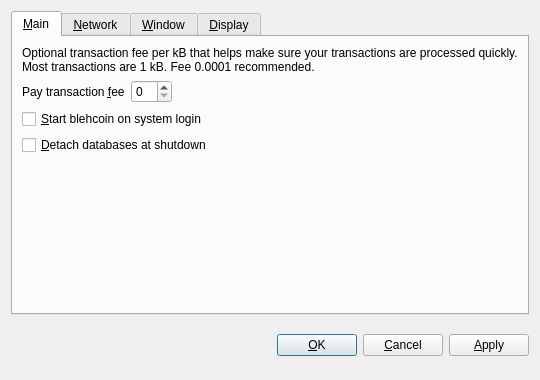
<?xml version="1.0" encoding="UTF-8"?>
<ui version="4.0">
 <class>OptionsDialog</class>
 <widget class="QDialog" name="OptionsDialog">
  <property name="geometry">
   <rect>
    <x>0</x>
    <y>0</y>
    <width>540</width>
    <height>380</height>
   </rect>
  </property>
  <property name="windowTitle">
   <string>Options</string>
  </property>
  <property name="modal">
   <bool>true</bool>
  </property>
  <layout class="QVBoxLayout" name="verticalLayout">
   <item>
    <widget class="QTabWidget" name="tabWidget">
     <property name="tabPosition">
      <enum>QTabWidget::North</enum>
     </property>
     <property name="currentIndex">
      <number>0</number>
     </property>
     <widget class="QWidget" name="tabMain">
      <attribute name="title">
       <string>&amp;Main</string>
      </attribute>
      <layout class="QVBoxLayout" name="verticalLayout_Main">
       <item>
        <widget class="QLabel" name="transactionFeeInfoLabel">
         <property name="text">
          <string>Optional transaction fee per kB that helps make sure your transactions are processed quickly. Most transactions are 1 kB. Fee 0.0001 recommended.</string>
         </property>
         <property name="textFormat">
          <enum>Qt::PlainText</enum>
         </property>
         <property name="wordWrap">
          <bool>true</bool>
         </property>
        </widget>
       </item>
       <item>
        <layout class="QHBoxLayout" name="horizontalLayout_Main">
         <item>
          <widget class="QLabel" name="transactionFeeLabel">
           <property name="text">
            <string>Pay transaction &amp;fee</string>
           </property>
           <property name="textFormat">
            <enum>Qt::PlainText</enum>
           </property>
           <property name="buddy">
            <cstring>transactionFee</cstring>
           </property>
          </widget>
         </item>
         <item>
          <widget class="blehcoinAmountField" name="transactionFee"/>
         </item>
         <item>
          <spacer name="horizontalSpacer_Main">
           <property name="orientation">
            <enum>Qt::Horizontal</enum>
           </property>
           <property name="sizeHint" stdset="0">
            <size>
             <width>40</width>
             <height>20</height>
            </size>
           </property>
          </spacer>
         </item>
        </layout>
       </item>
       <item>
        <widget class="QCheckBox" name="blehcoinAtStartup">
         <property name="toolTip">
          <string>Automatically start blehcoin after logging in to the system.</string>
         </property>
         <property name="text">
          <string>&amp;Start blehcoin on system login</string>
         </property>
        </widget>
       </item>
       <item>
        <widget class="QCheckBox" name="detachDatabases">
         <property name="toolTip">
          <string>Detach block and address databases at shutdown. This means they can be moved to another data directory, but it slows down shutdown. The wallet is always detached.</string>
         </property>
         <property name="text">
          <string>&amp;Detach databases at shutdown</string>
         </property>
        </widget>
       </item>
       <item>
        <spacer name="verticalSpacer_Main">
         <property name="orientation">
          <enum>Qt::Vertical</enum>
         </property>
         <property name="sizeHint" stdset="0">
          <size>
           <width>20</width>
           <height>40</height>
          </size>
         </property>
        </spacer>
       </item>
      </layout>
     </widget>
     <widget class="QWidget" name="tabNetwork">
      <attribute name="title">
       <string>&amp;Network</string>
      </attribute>
      <layout class="QVBoxLayout" name="verticalLayout_Network">
       <item>
        <widget class="QCheckBox" name="mapPortUpnp">
         <property name="toolTip">
          <string>Automatically open the blehcoin client port on the router. This only works when your router supports UPnP and it is enabled.</string>
         </property>
         <property name="text">
          <string>Map port using &amp;UPnP</string>
         </property>
        </widget>
       </item>
       <item>
        <widget class="QCheckBox" name="connectSocks">
         <property name="toolTip">
          <string>Connect to the blehcoin network through a SOCKS proxy (e.g. when connecting through Tor).</string>
         </property>
         <property name="text">
          <string>&amp;Connect through SOCKS proxy:</string>
         </property>
        </widget>
       </item>
       <item>
        <layout class="QHBoxLayout" name="horizontalLayout_Network">
         <item>
          <widget class="QLabel" name="proxyIpLabel">
           <property name="text">
            <string>Proxy &amp;IP:</string>
           </property>
           <property name="textFormat">
            <enum>Qt::PlainText</enum>
           </property>
           <property name="buddy">
            <cstring>proxyIp</cstring>
           </property>
          </widget>
         </item>
         <item>
          <widget class="QValidatedLineEdit" name="proxyIp" native="true">
           <property name="maximumSize">
            <size>
             <width>140</width>
             <height>16777215</height>
            </size>
           </property>
           <property name="toolTip">
            <string>IP address of the proxy (e.g. 127.0.0.1)</string>
           </property>
          </widget>
         </item>
         <item>
          <widget class="QLabel" name="proxyPortLabel">
           <property name="text">
            <string>&amp;Port:</string>
           </property>
           <property name="textFormat">
            <enum>Qt::PlainText</enum>
           </property>
           <property name="buddy">
            <cstring>proxyPort</cstring>
           </property>
          </widget>
         </item>
         <item>
          <widget class="QLineEdit" name="proxyPort">
           <property name="maximumSize">
            <size>
             <width>55</width>
             <height>16777215</height>
            </size>
           </property>
           <property name="toolTip">
            <string>Port of the proxy (e.g. 9050)</string>
           </property>
          </widget>
         </item>
         <item>
          <widget class="QLabel" name="socksVersionLabel">
           <property name="text">
            <string>SOCKS &amp;Version:</string>
           </property>
           <property name="textFormat">
            <enum>Qt::PlainText</enum>
           </property>
           <property name="buddy">
            <cstring>socksVersion</cstring>
           </property>
          </widget>
         </item>
         <item>
          <widget class="QValueComboBox" name="socksVersion">
           <property name="toolTip">
            <string>SOCKS version of the proxy (e.g. 5)</string>
           </property>
          </widget>
         </item>
         <item>
          <spacer name="horizontalSpacer_Network">
           <property name="orientation">
            <enum>Qt::Horizontal</enum>
           </property>
           <property name="sizeHint" stdset="0">
            <size>
             <width>40</width>
             <height>20</height>
            </size>
           </property>
          </spacer>
         </item>
        </layout>
       </item>
       <item>
        <spacer name="verticalSpacer_Network">
         <property name="orientation">
          <enum>Qt::Vertical</enum>
         </property>
         <property name="sizeHint" stdset="0">
          <size>
           <width>20</width>
           <height>40</height>
          </size>
         </property>
        </spacer>
       </item>
      </layout>
     </widget>
     <widget class="QWidget" name="tabWindow">
      <attribute name="title">
       <string>&amp;Window</string>
      </attribute>
      <layout class="QVBoxLayout" name="verticalLayout_Window">
       <item>
        <widget class="QCheckBox" name="minimizeToTray">
         <property name="toolTip">
          <string>Show only a tray icon after minimizing the window.</string>
         </property>
         <property name="text">
          <string>&amp;Minimize to the tray instead of the taskbar</string>
         </property>
        </widget>
       </item>
       <item>
        <widget class="QCheckBox" name="minimizeOnClose">
         <property name="toolTip">
          <string>Minimize instead of exit the application when the window is closed. When this option is enabled, the application will be closed only after selecting Quit in the menu.</string>
         </property>
         <property name="text">
          <string>M&amp;inimize on close</string>
         </property>
        </widget>
       </item>
       <item>
        <spacer name="verticalSpacer_Window">
         <property name="orientation">
          <enum>Qt::Vertical</enum>
         </property>
         <property name="sizeHint" stdset="0">
          <size>
           <width>20</width>
           <height>40</height>
          </size>
         </property>
        </spacer>
       </item>
      </layout>
     </widget>
     <widget class="QWidget" name="tabDisplay">
      <attribute name="title">
       <string>&amp;Display</string>
      </attribute>
      <layout class="QVBoxLayout" name="verticalLayout_Display">
       <item>
        <layout class="QHBoxLayout" name="horizontalLayout_1_Display">
         <item>
          <widget class="QLabel" name="langLabel">
           <property name="text">
            <string>User Interface &amp;language:</string>
           </property>
           <property name="textFormat">
            <enum>Qt::PlainText</enum>
           </property>
           <property name="buddy">
            <cstring>lang</cstring>
           </property>
          </widget>
         </item>
         <item>
          <widget class="QValueComboBox" name="lang">
           <property name="toolTip">
            <string>The user interface language can be set here. This setting will take effect after restarting blehcoin.</string>
           </property>
          </widget>
         </item>
        </layout>
       </item>
       <item>
        <layout class="QHBoxLayout" name="horizontalLayout_2_Display">
         <item>
          <widget class="QLabel" name="unitLabel">
           <property name="text">
            <string>&amp;Unit to show amounts in:</string>
           </property>
           <property name="textFormat">
            <enum>Qt::PlainText</enum>
           </property>
           <property name="buddy">
            <cstring>unit</cstring>
           </property>
          </widget>
         </item>
         <item>
          <widget class="QValueComboBox" name="unit">
           <property name="toolTip">
            <string>Choose the default subdivision unit to show in the interface and when sending coins.</string>
           </property>
          </widget>
         </item>
        </layout>
       </item>
       <item>
        <widget class="QCheckBox" name="displayAddresses">
         <property name="toolTip">
          <string>Whether to show blehcoin addresses in the transaction list or not.</string>
         </property>
         <property name="text">
          <string>&amp;Display addresses in transaction list</string>
         </property>
        </widget>
       </item>
       <item>
        <spacer name="verticalSpacer_Display">
         <property name="orientation">
          <enum>Qt::Vertical</enum>
         </property>
         <property name="sizeHint" stdset="0">
          <size>
           <width>20</width>
           <height>40</height>
          </size>
         </property>
        </spacer>
       </item>
      </layout>
     </widget>
    </widget>
   </item>
   <item>
    <layout class="QHBoxLayout" name="horizontalLayout_Buttons">
     <item>
      <spacer name="horizontalSpacer_1">
       <property name="orientation">
        <enum>Qt::Horizontal</enum>
       </property>
       <property name="sizeHint" stdset="0">
        <size>
         <width>40</width>
         <height>48</height>
        </size>
       </property>
      </spacer>
     </item>
     <item>
      <widget class="QLabel" name="statusLabel">
       <property name="font">
        <font>
         <weight>75</weight>
         <bold>true</bold>
        </font>
       </property>
       <property name="text">
        <string/>
       </property>
       <property name="textFormat">
        <enum>Qt::PlainText</enum>
       </property>
       <property name="wordWrap">
        <bool>true</bool>
       </property>
      </widget>
     </item>
     <item>
      <spacer name="horizontalSpacer_2">
       <property name="orientation">
        <enum>Qt::Horizontal</enum>
       </property>
       <property name="sizeHint" stdset="0">
        <size>
         <width>40</width>
         <height>48</height>
        </size>
       </property>
      </spacer>
     </item>
     <item>
      <widget class="QPushButton" name="okButton">
       <property name="text">
        <string>&amp;OK</string>
       </property>
      </widget>
     </item>
     <item>
      <widget class="QPushButton" name="cancelButton">
       <property name="text">
        <string>&amp;Cancel</string>
       </property>
       <property name="autoDefault">
        <bool>false</bool>
       </property>
      </widget>
     </item>
     <item>
      <widget class="QPushButton" name="applyButton">
       <property name="text">
        <string>&amp;Apply</string>
       </property>
       <property name="autoDefault">
        <bool>false</bool>
       </property>
      </widget>
     </item>
    </layout>
   </item>
  </layout>
 </widget>
 <customwidgets>
  <customwidget>
   <class>QValidatedLineEdit</class>
   <extends>QWidget</extends>
   <header>qvalidatedlineedit.h</header>
  </customwidget>
  <customwidget>
   <class>blehcoinAmountField</class>
   <extends>QSpinBox</extends>
   <header>blehcoinamountfield.h</header>
  </customwidget>
  <customwidget>
   <class>QValueComboBox</class>
   <extends>QComboBox</extends>
   <header>qvaluecombobox.h</header>
  </customwidget>
 </customwidgets>
 <resources/>
 <connections/>
</ui>
